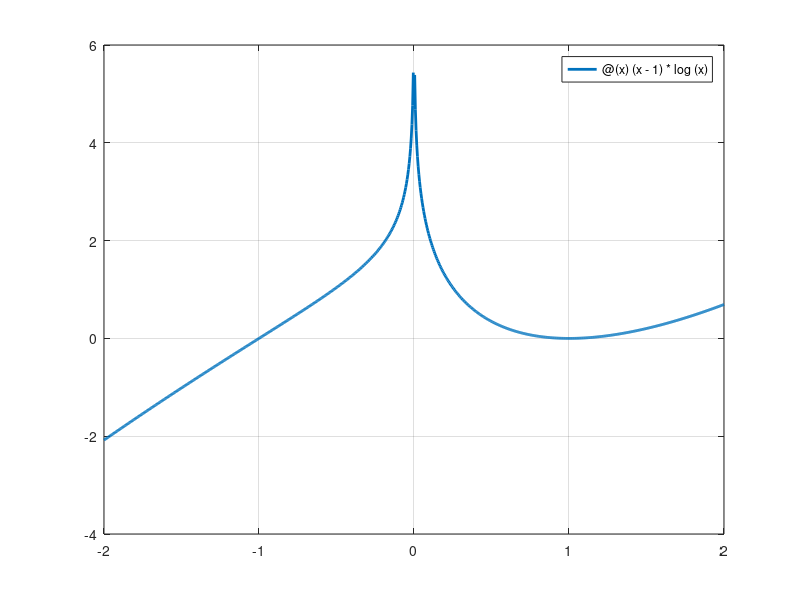

Write the MATLAB code that produced this figure. (Note: this script raises an error after producing the figure.)
format long;

f = @(x) (x-1)*log(x);
df = @(x) log(x) + (x-1)/x;
x0 = 1.5;
tol = 1e-6;
itmax = 100;

fplot(f, [-2, 2], "LineWidth", 2); grid on;
print graph2.png

[errs1] = newton_errors(f, df, x0, 1, tol, itmax);
[errs2] = newton_errors(f, df, x0, 2, tol, itmax);

semilogy(errs1, "red", "LineWidth", 2);
hold on;
semilogy(errs2, "blue", "LineWidth", 2);
hold off;
title(["[rosso] m=1, " "[blu] m=2"]);
xlabel("n");
ylabel("|x_{n+1}-x_n|");
print convergences.png
